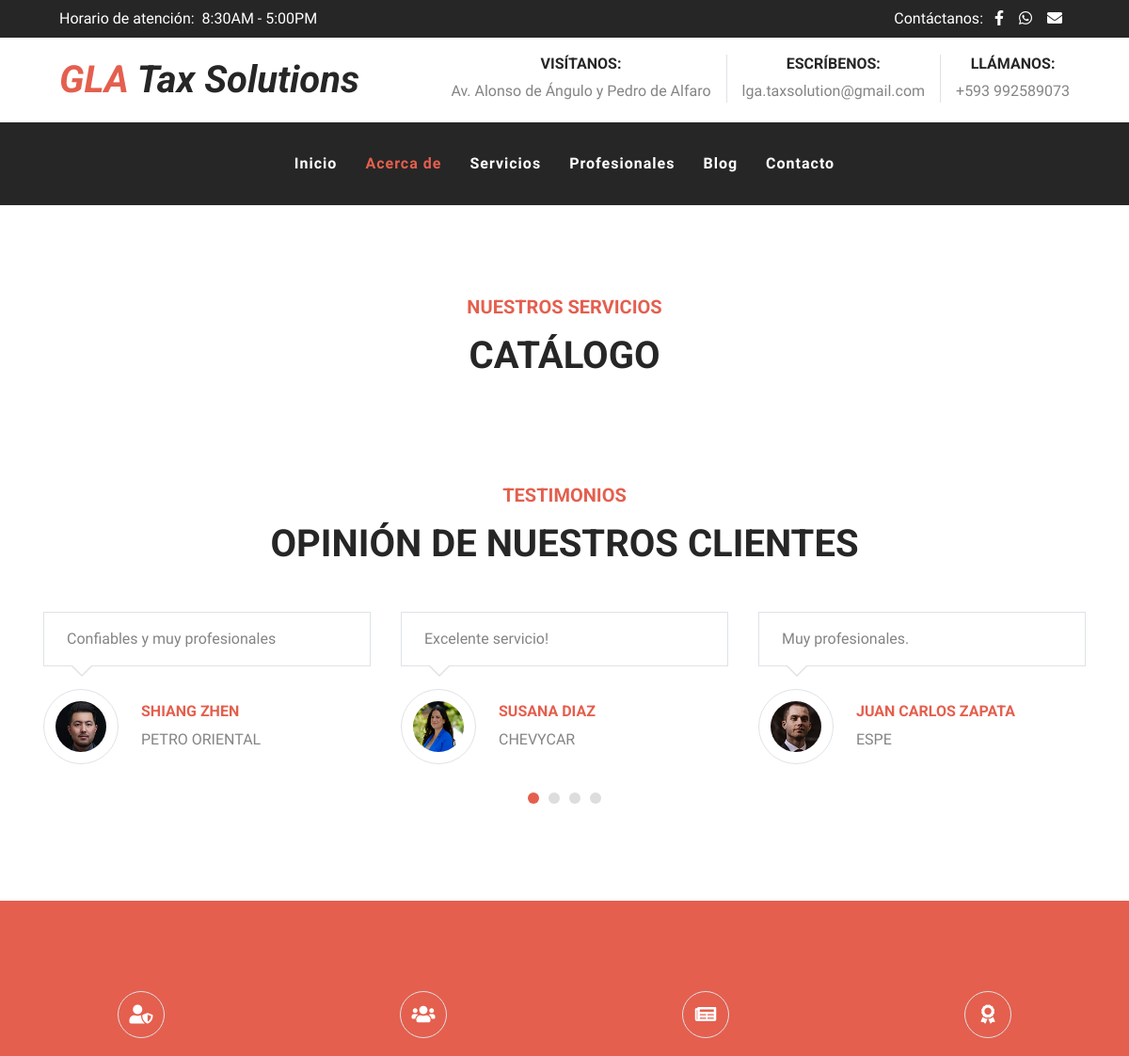
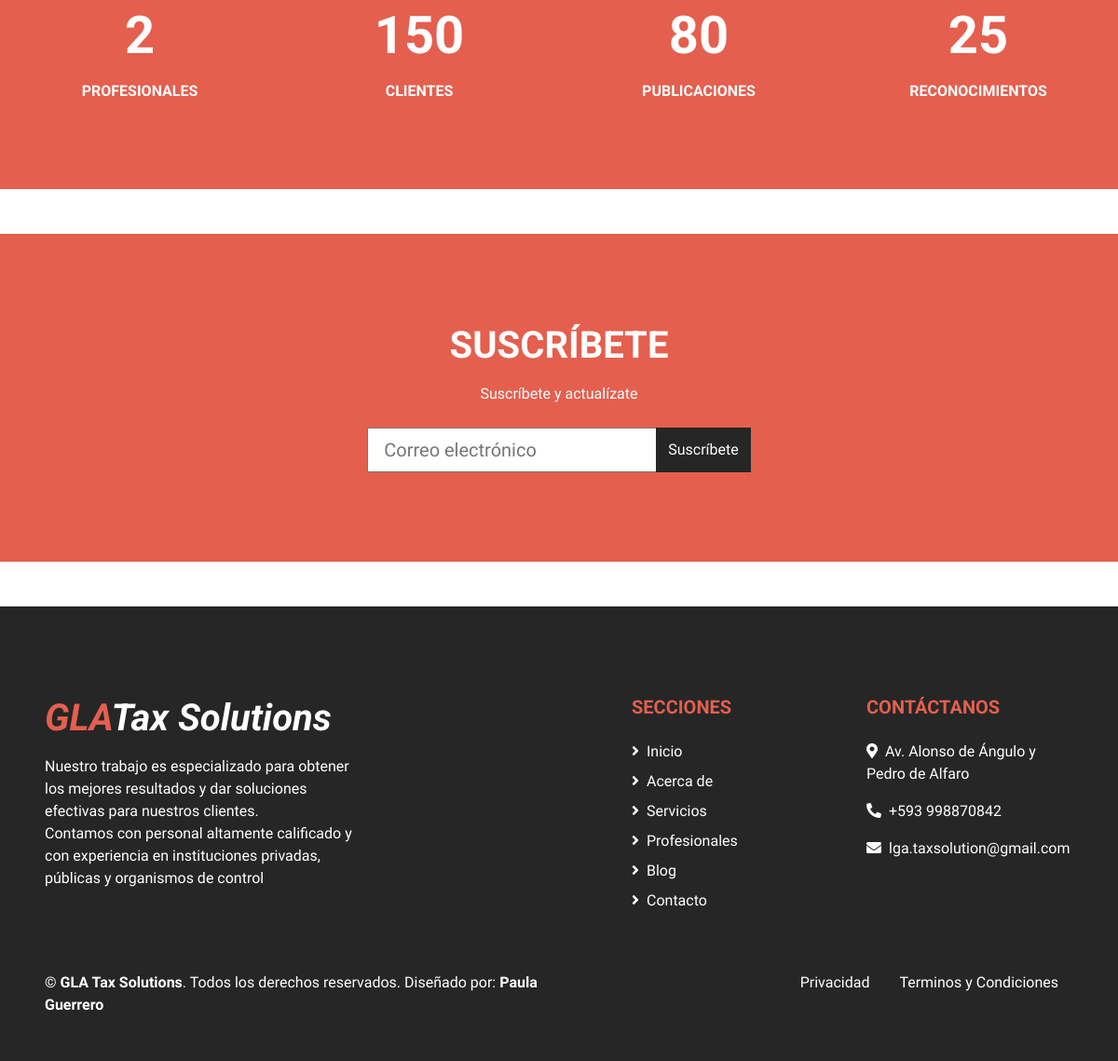
/services/, run on an earlier commit of the app's database (2 pictures, top to bottom).
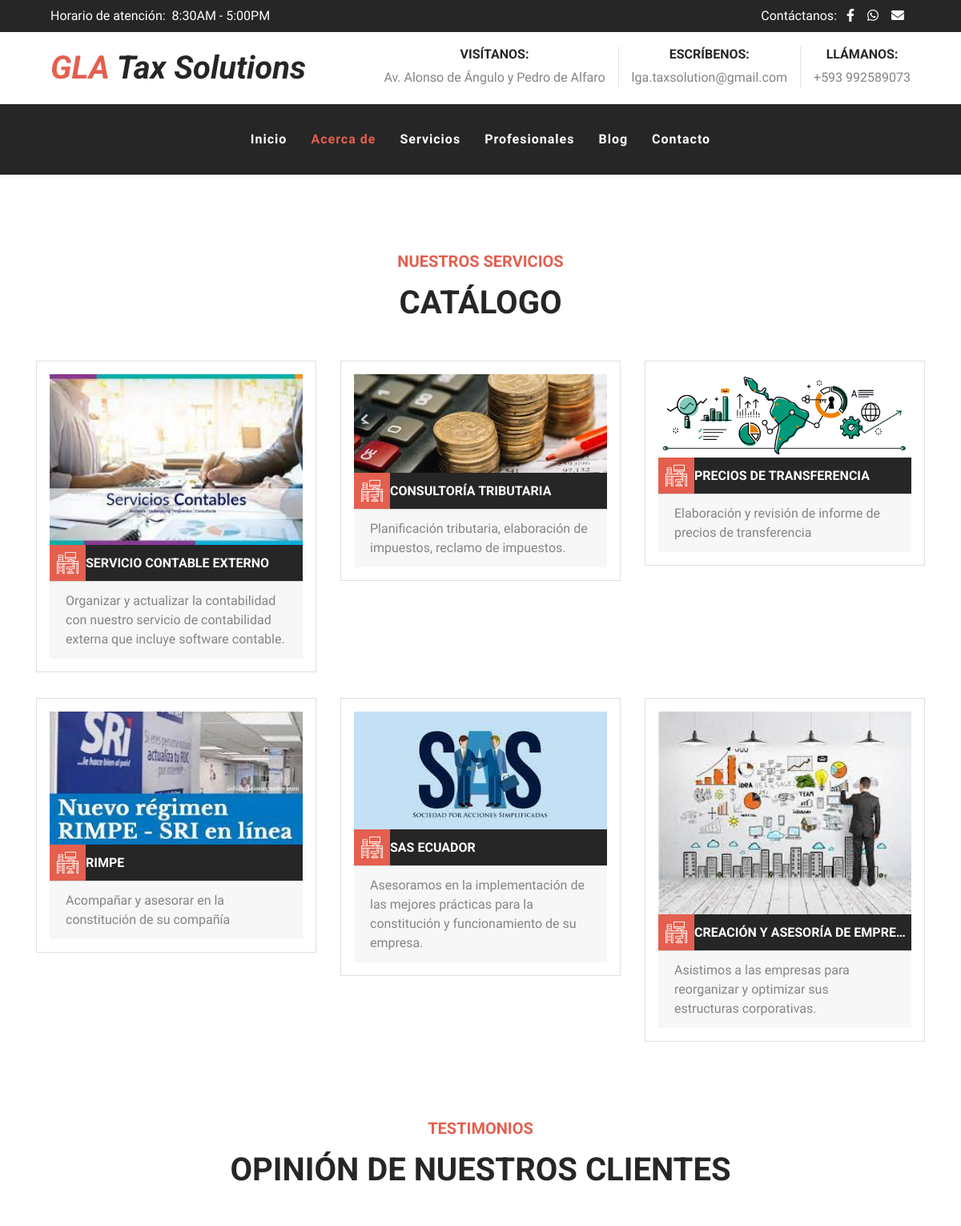
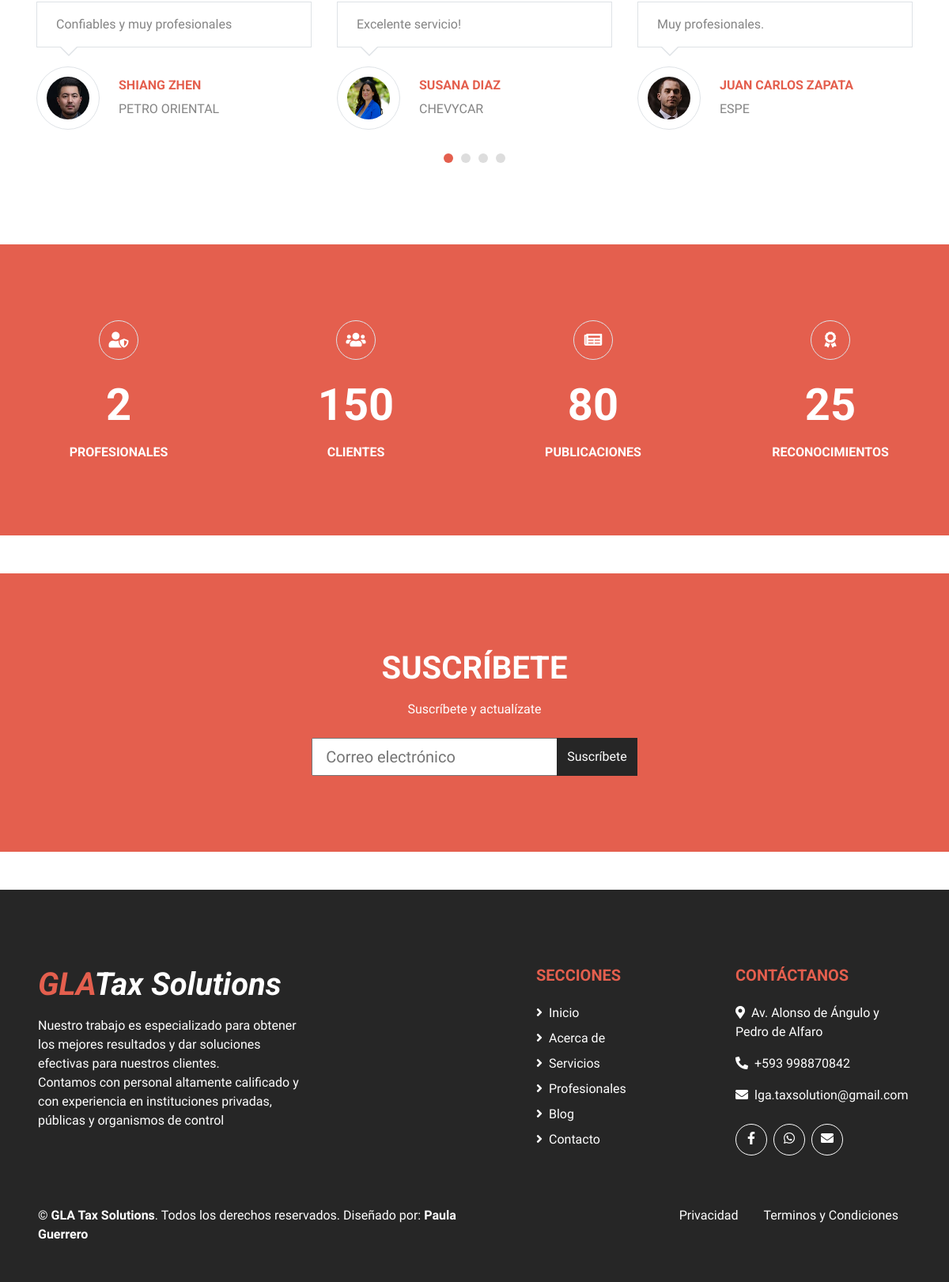
And on a later commit of the database (2 pictures, top to bottom).
### services/models.py (models this page shows, shortened)
class Service(models.Model):
    image=models.ImageField(verbose_name="Imagen", upload_to="services")
    title=models.CharField(max_length=200, verbose_name="Titulo")
    content=models.TextField(verbose_name="Contenido")
    created=models.DateTimeField(auto_now_add=True, verbose_name="Fecha de creacion")
    updated=models.DateTimeField(auto_now=True, verbose_name="Fecha de actualizacion")
    class Meta:
        verbose_name="servicio"
        verbose_name_plural="servicios"
        ordering=['-created']

### services/views.py (the view)
# urls.py: path('', views.services, name="services"),
def services(request):
    services= Service.objects.all()
    return render(request,"services/services.html",{'services':services})

### social/processor.py (called while the page is built)
def ctx_dict(request):
    ctx={}
    socialList=Social.objects.all()
    for social in socialList:
        ctx[social.key]=social.url
    return ctx

### services/templates/services/services.html (shortened to what this page needs)
{% extends 'core/base.html' %}
{%load static%}
{%block content%}
    <div class="container pt-5">
        <div class="d-flex flex-column text-center mb-5">
            <h5 class="text-primary mb-3">Nuestros Servicios</h5>
            <h1 class="m-0">Catálogo</h1>
        </div>
        <div class="row pb-3">
        {% for service in services %}
            <div class="col-md-6 col-lg-4 mb-4">
                <div class="card mb-2 p-3">
                    <img class="card-img-top" src={{service.image.url}} alt="">
                    <div class="card-body bg-secondary d-flex align-items-center p-0">
                        <h3 class="flaticon-desk font-weight-normal d-flex flex-shrink-0 align-items-center justify-content-center bg-primary text-white m-0 " style="width: 45px; height: 45px;"></h3>
                        <h6 class="card-title text-white text-truncate m-0">{{service.title}}</h6>
                    </div>
                    <div class="card-footer">
                        {{service.content}}
                    </div>
                </div>
            </div>
        {% endfor %}
        </div>
    </div>
    <div class="container-fluid p-0">
        <div class="container p-0 py-5">
            <div class="d-flex flex-column text-center mb-5">
                <h5 class="text-primary mb-3">Testimonios</h5>
                <h1 class="m-0">Opinión de nuestros clientes</h1>
            </div>
            <div class="owl-carousel testimonial-carousel">
                <div class="testimonial-item px-3">
                    <div class="testimonial-text position-relative border bg-light mb-4 py-3 px-4">
                        Excelente servicio!
                    </div>
                    <div class="d-flex align-items-center">
                        <img class="img-thumbnail bg-light rounded-circle" src="{%static 'core/img/testimonial4.jpg' %}" style="width: 80px; height: 80px; padding: 12px;" alt="Image">
                        <div class="pl-4">
                            <h6 class="text-primary">Susana Diaz</h6>
                            <p class="m-0">CHEVYCAR</p>
                        </div>
                    </div>
                </div>
                <div class="testimonial-item px-3">
                    <div class="testimonial-text position-relative border bg-light mb-4 py-3 px-4">
                        Muy profesionales.
                    </div>
                    <div class="d-flex align-items-center">
                        <img class="img-thumbnail bg-light rounded-circle" src="{%static 'core/img/testimonial-2.jpg' %}" style="width: 80px; height: 80px; padding: 12px;" alt="Image">
                        <div class="pl-4">
                            <h6 class="text-primary">Juan Carlos Zapata</h6>
                            <p class="m-0">ESPE</p>
                        </div>
                    </div>
                </div>
                <div class="testimonial-item px-3">
                    <div class="testimonial-text position-relative border bg-light mb-4 py-3 px-4">
                        Confiables y muy profesionales
                    </div>
                    <div class="d-flex align-items-center">
                        <img class="img-thumbnail bg-light rounded-circle" src="{%static 'core/img/testimonial-1.jpg' %}" style="width: 80px; height: 80px; padding: 12px;" alt="Image">
                        <div class="pl-4">
                            <h6 class="text-primary">Shiang Zhen</h6>
                            <p class="m-0">PETRO ORIENTAL</p>
                        </div>
                    </div>
                </div>
            </div>
        </div>
    </div>
{% endblock %}

### core/templates/core/base.html (shortened to what this page needs)
<!DOCTYPE html>
<html lang="es">
<head>
    {%load static%}
    <link href="https://cdnjs.cloudflare.com/ajax/libs/font-awesome/5.10.0/css/all.min.css" rel="stylesheet">
    <link href="{% static 'core/lib/flaticon/font/flaticon.css' %}" rel="stylesheet">
    <link rel='stylesheet' href='https://cdn-uicons.flaticon.com/uicons-regular-rounded/css/uicons-regular-rounded.css'>
    <link rel='stylesheet' href='https://cdn-uicons.flaticon.com/uicons-bold-rounded/css/uicons-bold-rounded.css'>
    <link rel='stylesheet' href='https://cdn-uicons.flaticon.com/uicons-thin-straight/css/uicons-thin-straight.css'>
    <link href="{% static 'core/lib/owlcarousel/assets/owl.carousel.min.css' %}" rel="stylesheet">
    <link href="{% static 'core/css/style.css' %}" rel="stylesheet">
</head>
<body class="bg-white">
    <div class="container-fluid">
        <div class="row bg-secondary py-2 px-lg-5">
            <div class="col-lg-6 text-center text-lg-left">
                <div class="d-inline-flex align-items-center">
                    <p class="mr-2 mb-2 mb-lg-0 text-white">Horario de atención:</p>
                    <span class="mb-2 mb-lg-0 text-white">8:30AM - 5:00PM</span>
                </div>
            </div>
            <div class="col-lg-6 text-center text-lg-right">
                <div class="d-inline-flex align-items-center">
                    <p class="m-0 mr-1 text-white">Contáctanos:</p>
                    <a class="text-white px-2" href="">
                        <i class="fab fa-facebook-f"></i>
                    </a>
                    <a class="text-white px-2" href="">
                        <i class="fab fa-whatsapp"></i>
                    </a>
                    <a class="text-white px-2" href="">
                        <i class="fa fa-envelope" aria-hidden="true"></i>
                    </a>
                </div>
            </div>
        </div>
        <div class="row py-3 px-lg-5">
            <div class="col-lg-4">
                <a href="" class="navbar-brand d-none d-lg-block">
                    <h1 class="m-0 display-5 text-capitalize font-italic"><span class="text-primary">GLA</span> Tax Solutions</h1>
                </a>
            </div>
            <div class="col-lg-8 text-center text-lg-right">
                <div class="d-inline-flex align-items-center">
                    <div class="d-inline-flex flex-column text-center pr-3 border-right">
                        <h6>Visítanos:</h6>
                        <p class="m-0">Av. Alonso de Ángulo y Pedro de Alfaro</p>
                    </div>
                    <div class="d-inline-flex flex-column text-center px-3 border-right">
                        <h6>Escríbenos:</h6>
                        <p class="m-0">lga.taxsolution@gmail.com</p>
                    </div>
                    <div class="d-inline-flex flex-column text-center pl-3">
                        <h6>Llámanos:</h6>
                        <p class="m-0">+593 992589073</p>
                    </div>
                </div>
            </div>
        </div>
    </div>
{%if request.path == '/'%}
   <div class="container-fluid p-0 nav-bar">
{%else%}
    <div class="container-fluid p-0 mb-5">
{%endif%}
        <nav class="navbar navbar-expand-lg bg-secondary navbar-dark py-0">
            <div class="collapse navbar-collapse justify-content-between" id="navbarCollapse">
                <div class="navbar-nav m-auto py-4">
                    <a href="{%url 'home'%}" class="nav-item nav-link">Inicio</a>
                    <a href="{%url 'about'%}" class="nav-item nav-link active">Acerca de</a>
                    <a href="{%url 'services'%}" class="nav-item nav-link">Servicios</a>
                    <a href="{%url 'colaborators'%}" class="nav-item nav-link">Profesionales</a>
                    <a href="{%url 'blog'%}" class="nav-item nav-link">Blog</a>
                    <a href="{%url 'contact'%}" class="nav-item nav-link">Contacto</a>
                </div>
            </div>
        </nav>
    </div>
    {%block content%}
    {%endblock%}
    <div class="container-fluid bg-primary my-5 py-5 text-center">
        <div class="row pt-5">
            <div class="col-lg-3 col-sm-6 mb-5">
                <h5 class="fa fa-user-shield mb-4 d-inline-flex align-items-center justify-content-center border rounded-circle text-white" style="width: 50px; height: 50px;"></h5>
                <h4 class="display-4 text-white mb-3" data-toggle="counter-up">2</h4>
                <h6 class="text-white m-0">Profesionales</h6>
            </div>
            <div class="col-lg-3 col-sm-6 mb-5">
                <h5 class="fa fa-users mb-4 d-inline-flex align-items-center justify-content-center border rounded-circle text-white" style="width: 50px; height: 50px;"></h5>
                <h4 class="display-4 text-white mb-3" data-toggle="counter-up">150</h4>
                <h6 class="text-white m-0">Clientes</h6>
            </div>
            <div class="col-lg-3 col-sm-6 mb-5">
                <h5 class="fa fa-newspaper mb-4 d-inline-flex align-items-center justify-content-center border rounded-circle text-white" style="width: 50px; height: 50px;"></h5>
                <h4 class="display-4 text-white mb-3" data-toggle="counter-up">80</h4>
                <h6 class="text-white m-0">Publicaciones</h6>
            </div>
            <div class="col-lg-3 col-sm-6 mb-5">
                <h5 class="fa fa-award mb-4 d-inline-flex align-items-center justify-content-center border rounded-circle text-white" style="width: 50px; height: 50px;"></h5>
                <h4 class="display-4 text-white mb-3" data-toggle="counter-up">25</h4>
                <h6 class="text-white m-0">Reconocimientos</h6>
            </div>
        </div>
    </div>
    <div class="container-fluid bg-primary my-5 py-5 text-center">
        <h1 class="text-white font-weight-bold mt-5 mb-3">Suscríbete</h1>
        <p class="text-white mb-4">Suscríbete y actualízate </p>
        <form class="form-inline justify-content-center mb-5">
            <div class="input-group">
                <input type="text" class="form-control-lg" placeholder="Correo electrónico">
                <div class="input-group-append">
                    <button class="btn btn-secondary" type="submit">Suscríbete</button>
                </div>
            </div>
        </form>
    </div>
    <div class="container-fluid bg-secondary text-white mt-5 py-5 px-sm-3 px-md-5">
        <div class="row pt-5">
            <div class="col-lg-4 col-md-12 mb-5">
                <h1 class="mb-3 display-5 text-capitalize font-italic text-white"><span class="text-primary">GLA</span>Tax Solutions</h1>
                <p class="m-0">Nuestro trabajo es especializado para obtener los mejores resultados y dar soluciones efectivas para nuestros clientes.
                <br>
                Contamos con personal altamente calificado y con experiencia en instituciones privadas, públicas y organismos de control
                </p>
            </div>
            <div class="col-lg-8 col-md-12">
                <div class="row">
                    <div class="col-md-4 mb-5">
                    </div>
                    <div class="col-md-4 mb-5">
                        <h5 class="text-primary mb-4">Secciones</h5>
                        <div class="d-flex flex-column justify-content-start">
                            <a class="text-white mb-2" href="{%url 'home'%}"><i class="fa fa-angle-right mr-2"></i>Inicio</a>
                            <a class="text-white mb-2" href="{%url 'about'%}"><i class="fa fa-angle-right mr-2"></i>Acerca de</a>
                            <a class="text-white mb-2" href="{%url 'services'%}"><i class="fa fa-angle-right mr-2"></i>Servicios</a>
                            <a class="text-white mb-2" href="{%url 'colaborators'%}"><i class="fa fa-angle-right mr-2"></i>Profesionales</a>
                            <a class="text-white mb-2" href="{%url 'blog'%}"><i class="fa fa-angle-right mr-2"></i>Blog</a>
                            <a class="text-white" href="{%url 'contact'%}"><i class="fa fa-angle-right mr-2"></i>Contacto</a>
                        </div>
                    </div>
                    <div class="col-md-4 mb-5">
                        <h5 class="text-primary mb-4">Contáctanos</h5>
                        <p><i class="fa fa-map-marker-alt mr-2"></i>Av. Alonso de Ángulo y Pedro de Alfaro</p>
                        <p><i class="fa fa-phone-alt mr-2"></i>+593 998870842</p>
                        <p><i class="fa fa-envelope mr-2"></i>lga.taxsolution@gmail.com</p>
                        <div class="d-flex justify-content-start mt-4">
                            {%if LINK_FACEBOOK %}
                            <a class="btn btn-outline-light rounded-circle text-center mr-2 px-0" style="width: 40px; height: 40px;" href="{{LINK_FACEBOOK}}"><i class="fab fa-facebook-f">
                            </i></a>{%endif%}
                            {%if LINK_WHATSAPP %}
                            <a class="btn btn-outline-light rounded-circle text-center mr-2 px-0" style="width: 40px; height: 40px;" href="{{LINK_WHATSAPP}}"><i class="fab fa-whatsapp"></i></a>
                            {%endif%}
                            {%if LINK_GMAIL %}
                            <a class="btn btn-outline-light rounded-circle text-center mr-2 px-0" style="width: 40px; height: 40px;" href="{{LINK_GMAIL}}"><i class="fa fa-envelope"></i></a>
                            {%endif%}
                        </div>
                    </div>
                </div>
            </div>
        </div>
        <div class="row pt-3">
            <div class="col-md-6 text-center text-md-left mb-3 mb-md-0">
                <p class="m-0 text-white">
                    &copy; <a class="text-white font-weight-bold" href="#">GLA Tax Solutions</a>. Todos los derechos reservados. Diseñado por:
                    <a class="text-white font-weight-bold" href="https://htmlcodex.com">Paula Guerrero</a>
                </p>
            </div>
            <div class="col-md-6 text-center text-md-right">
                <ul class="nav d-inline-flex">
                    <li class="nav-item">
                        <a class="nav-link text-white py-0" href="#">Privacidad</a>
                    </li>
                    <li class="nav-item">
                        <a class="nav-link text-white py-0" href="#">Terminos y Condiciones</a>
                    </li>
                </ul>
            </div>
        </div>
    </div>
</body>
</html>

What changed in the data, as far as the page shows it:
added Service: image (picture), title "SERVICIO CONTABLE EXTERNO", content "Organizar y actualizar la contabilidad con nuestro servicio de contabilidad externa que incluye software contable."
added Service: image (picture), title "CONSULTORÍA TRIBUTARIA", content "Planificación tributaria, elaboración de impuestos, reclamo de impuestos."
added Service: image (picture), title "PRECIOS DE TRANSFERENCIA", content "Elaboración y revisión de informe de precios de transferencia"
added Service: image (picture), title "RIMPE", content "Acompañar y asesorar en la constitución de su compañía"
added Service: image (picture), title "SAS ECUADOR", content "Asesoramos en la implementación de las mejores prácticas para la constitución y funcionamiento de su empresa."
added Service: image (picture), title "CREACIÓN Y ASESORÍA DE EMPRE…", content "Asistimos a las empresas para reorganizar y optimizar sus estructuras corporativas."
